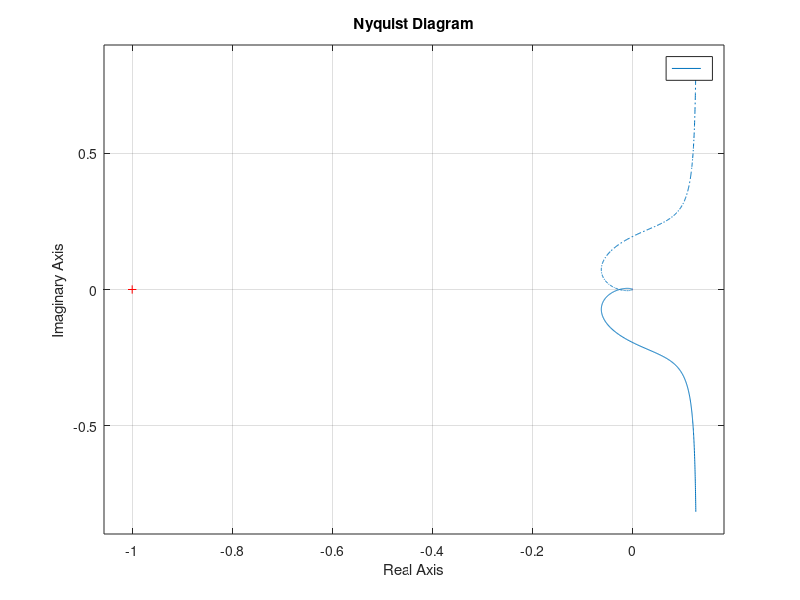
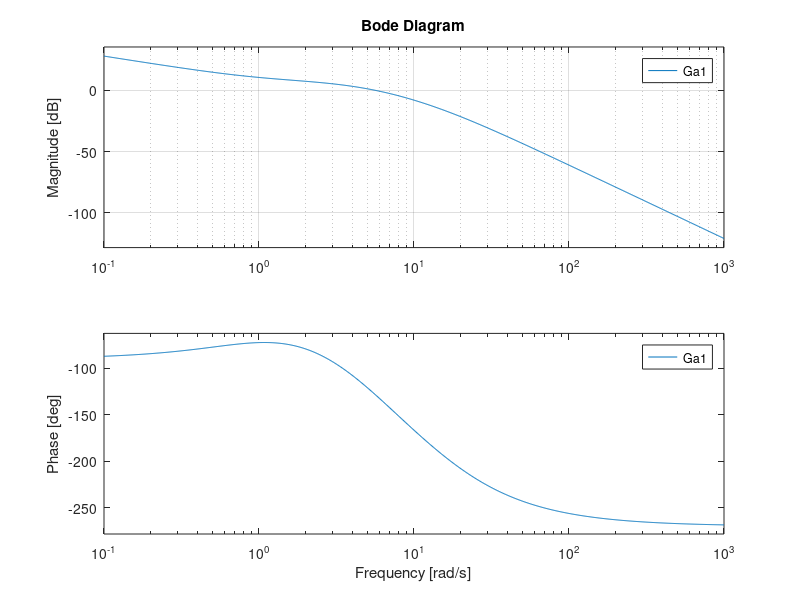
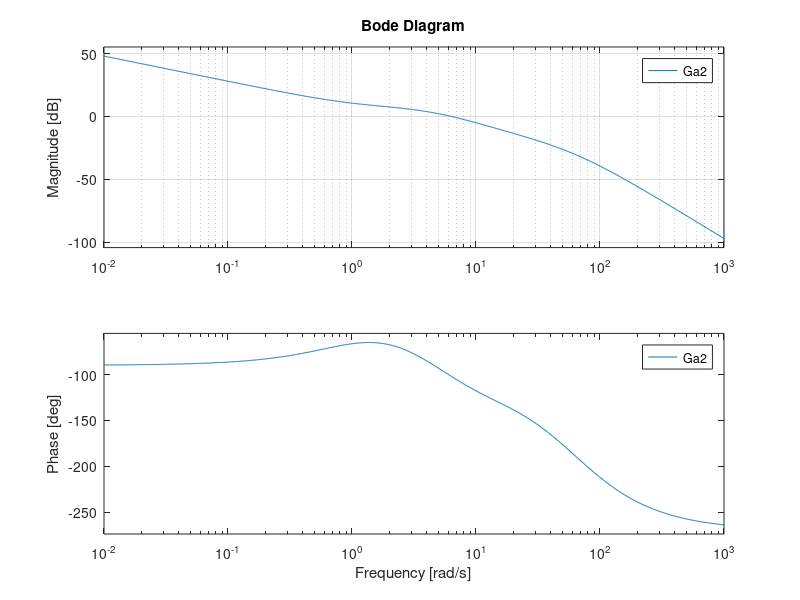
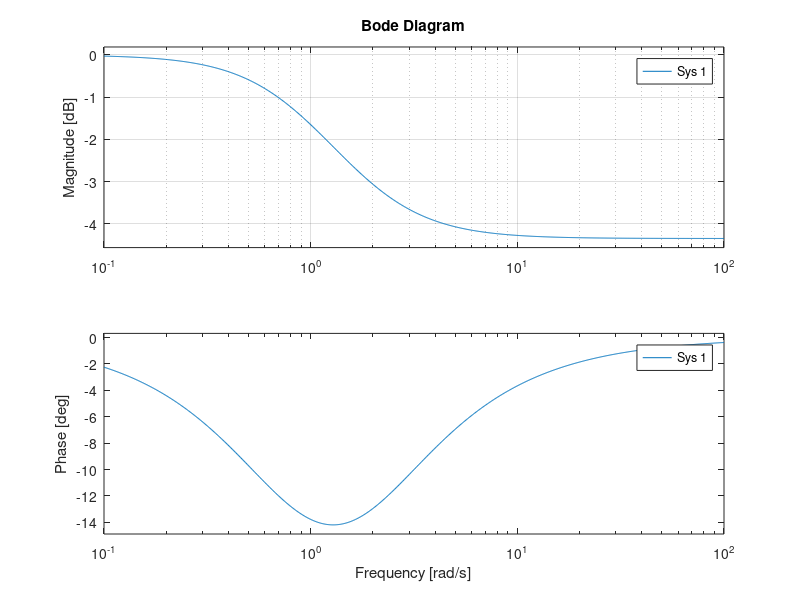

Reproduce these figures in MATLAB, in order.
clear all, close all
s = tf('s');
F1 = 30/(s+15);
F2 = (3*s+3)/(s^3+10*s^2+24*s);
Kf1 = dcgain(F1);
Kf2 = dcgain(F2*s);

Kca = 1/(.1*Kf1*Kf2);
Kcb = 1/(.05*Kf1);
nyquist(F1*F2)
Kc = max(Kca,Kcb)

wb = 20; % 10 %
wcd = .63*wb; % 12.6
smax = .2;
mr_db = 20*log10((1+smax)/.9); % 2.5
mfi_min = 60-5*mr_db; % 47.5

Ga1 = Kc*F1*F2;
figure, bode(Ga1), grid
[m1,f1] = bode(Ga1, wcd) % recuperare 50°

md = 4; xd = .85;
taud = xd/wcd;
Rd = ((1+taud*s)/(1+taud/md*s))^2;
Ga2 = Ga1*Rd;
figure, bode(Ga2), grid
[m2,f2] = bode(Ga2, wcd)

mi = 1.65;
figure, bode((1+s/mi)/(1+s)), grid
xi = 20; taui = xi/wcd;
Ri = (1+taui/mi*s)/(1+taui*s);
Ga3 = Ga2*Ri;
figure, margin(Ga3)

C = Kc*Rd*Ri;
W = feedback(C*F1*F2,1);
figure, bode(W), grid
figure, step(W), grid

sens = feedback(1,Ga3);
err = bode(sens, .2)